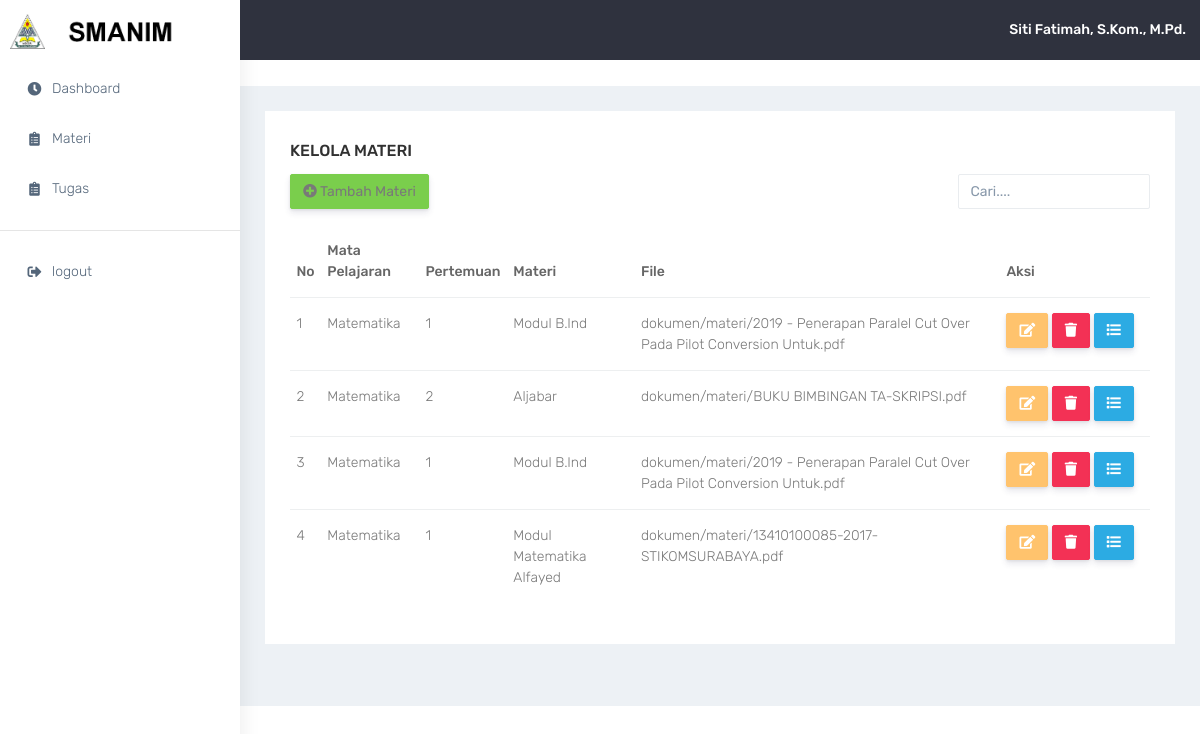
/guru/materi.php (signed in), run on the app's committed database.
### tables this page shows
CREATE TABLE `tbl_file` (
  `id_file` int(11) NOT NULL,
  `id_mapel` int(11) NOT NULL,
  `pertemuan` varchar(100) NOT NULL,
  `nama` varchar(100) NOT NULL,
  `tipe` enum('mod','tgs') NOT NULL,
  `file` varchar(255) NOT NULL,
  `tgl_tambah` date DEFAULT NULL,
  `tgl_ubah` date DEFAULT NULL
);

CREATE TABLE `tbl_mapel` (
  `id_mapel` int(11) NOT NULL,
  `id_user` int(11) NOT NULL,
  `mapel` varchar(100) NOT NULL,
  `kelas` char(1) NOT NULL
);

### session.php (called while the page is built, shortened)
<?php
  if(isset($_SESSION['akses'])){
    $idu = $_SESSION['id'];
  }else{
    header('location:login.php?stat=session_timeout');
    exit();
  }
?>

### guru/materi.php (the view, shortened to what this page needs)
<?php
require_once('navbar.php');
?>
<div class="container-fluid">
    <div class="row">
        <div class="col-sm-12">
            <div class="white-box">
                <h3 class="box-title">Kelola Materi</h3>
                <div class="row">
                    <div class="col-lg-9">
                        <a href="tambah-materi.php" class="btn btn-success"><i class="fa fa-plus-circle"></i> Tambah Materi</a>
                    </div>
                    <div class="col-lg-3">
                        <form>
                            <div class="form-group">
                            <input type="text" class="form-control" id="exampleInputEmail1" aria-describedby="emailHelp" placeholder="Cari....">
                            </div>
                        </form>
                    </div>
                </div>
                <div class="table-responsive">
                    <table class="table">
                        <thead>
                            <tr>
                                <th class="border-top-0">No</th>
                                <th class="border-top-0">Mata Pelajaran</th>
                                <th class="border-top-0">Pertemuan</th>
                                <th class="border-top-0">Materi</th>
                                <th class="border-top-0">File</th>
                                <th class="border-top-0" width="150px">Aksi</th>
                            </tr>
                        </thead>
                        <tbody>
                          <?php
                            $no = 1;
                            $sql = mysqli_query($con,"SELECT a.id_file, b.mapel, a.pertemuan, a.nama, a.file FROM tbl_file a INNER JOIN tbl_mapel b ON b.id_mapel = a.id_mapel WHERE b.id_user = $idu AND a.tipe = 'mod'");
                            while($data = mysqli_fetch_array($sql)){
                          ?>
                            <tr>
                                <td><?= $no ?></td>
                                <td><?= $data['mapel'] ?></td>
                                <td><?= $data['pertemuan'] ?></td>
                                <td><?= $data['nama'] ?></td>
                                <td><?= $data['file'] ?></td>
                                <td width="150px">
                                    <a href="edit-materi.php?kode=<?= $data['id_file'] ?>" class="btn btn-warning">
                                        <i class="fas fa-edit"></i>
                                    </a>
                                    <a href="del-materi.php?kode=<?= $data['id_file'] ?>" class="btn btn-danger">
                                        <i class="fas fa-trash"></i>
                                    </a>
                                    <a href="detail-materi.php?kode=<?= $data['id_file'] ?>" class="btn btn-info">
                                        <i class="fas fa-list"></i>
                                    </a>
                                </td>
                            </tr>
                          <?php $no++; }?>
                        </tbody>
                    </table>
                </div>
            </div>
        </div>
    </div>
</div>

### data on the page
tbl_file: id_mapel.mapel "Matematika", pertemuan "1", nama "Modul B.Ind", file "dokumen/materi/2019 - Penerapan Paralel Cut Over Pada Pilot Conversion Untuk.pdf"
tbl_file: id_mapel.mapel "Matematika", pertemuan "2", nama "Aljabar", file "dokumen/materi/BUKU BIMBINGAN TA-SKRIPSI.pdf"
tbl_file: id_mapel.mapel "Matematika", pertemuan "1", nama "Modul B.Ind", file "dokumen/materi/2019 - Penerapan Paralel Cut Over Pada Pilot Conversion Untuk.pdf"
tbl_file: id_mapel.mapel "Matematika", pertemuan "1", nama "Modul Matematika Alfayed", file "dokumen/materi/13410100085-2017-STIKOMSURABAYA.pdf"

### other printed values
$namau "Siti Fatimah, S.Kom., M.Pd."
